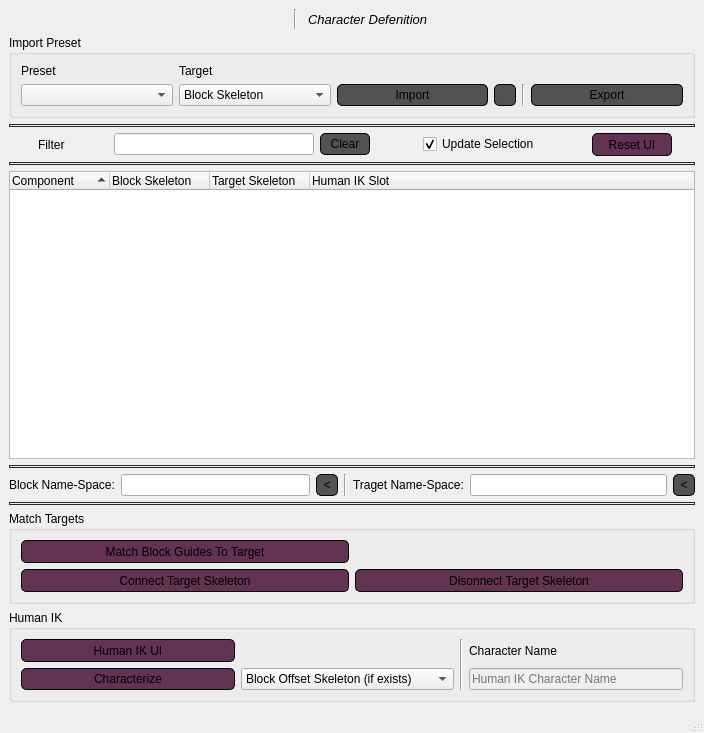
<?xml version="1.0" encoding="UTF-8"?>
<ui version="4.0">
 <class>mWindow</class>
 <widget class="QMainWindow" name="mWindow">
  <property name="geometry">
   <rect>
    <x>0</x>
    <y>0</y>
    <width>704</width>
    <height>733</height>
   </rect>
  </property>
  <property name="windowTitle">
   <string>MANSUR - Character Defenition</string>
  </property>
  <property name="locale">
   <locale language="English" country="UnitedStates"/>
  </property>
  <widget class="QWidget" name="centralwidget">
   <layout class="QVBoxLayout" name="verticalLayout_2">
    <item>
     <layout class="QVBoxLayout" name="verticalLayout_11">
      <item>
       <layout class="QHBoxLayout" name="horizontalLayout_7">
        <item>
         <spacer name="horizontalSpacer_8">
          <property name="orientation">
           <enum>Qt::Horizontal</enum>
          </property>
          <property name="sizeHint" stdset="0">
           <size>
            <width>40</width>
            <height>20</height>
           </size>
          </property>
         </spacer>
        </item>
        <item>
         <widget class="QLabel" name="iconLbl">
          <property name="text">
           <string/>
          </property>
          <property name="alignment">
           <set>Qt::AlignRight|Qt::AlignTrailing|Qt::AlignVCenter</set>
          </property>
         </widget>
        </item>
        <item>
         <spacer name="horizontalSpacer_7">
          <property name="orientation">
           <enum>Qt::Horizontal</enum>
          </property>
          <property name="sizeType">
           <enum>QSizePolicy::Fixed</enum>
          </property>
          <property name="sizeHint" stdset="0">
           <size>
            <width>5</width>
            <height>20</height>
           </size>
          </property>
         </spacer>
        </item>
        <item>
         <widget class="Line" name="line_2">
          <property name="orientation">
           <enum>Qt::Vertical</enum>
          </property>
         </widget>
        </item>
        <item>
         <spacer name="horizontalSpacer_6">
          <property name="orientation">
           <enum>Qt::Horizontal</enum>
          </property>
          <property name="sizeType">
           <enum>QSizePolicy::Fixed</enum>
          </property>
          <property name="sizeHint" stdset="0">
           <size>
            <width>5</width>
            <height>20</height>
           </size>
          </property>
         </spacer>
        </item>
        <item>
         <widget class="QLabel" name="label">
          <property name="font">
           <font>
            <pointsize>10</pointsize>
            <italic>true</italic>
           </font>
          </property>
          <property name="text">
           <string>Character Defenition</string>
          </property>
         </widget>
        </item>
        <item>
         <spacer name="horizontalSpacer_9">
          <property name="orientation">
           <enum>Qt::Horizontal</enum>
          </property>
          <property name="sizeHint" stdset="0">
           <size>
            <width>40</width>
            <height>20</height>
           </size>
          </property>
         </spacer>
        </item>
       </layout>
      </item>
      <item>
       <widget class="QGroupBox" name="groupBox_7">
        <property name="title">
         <string>Import Preset</string>
        </property>
        <layout class="QGridLayout" name="gridLayout_16">
         <item row="0" column="1">
          <widget class="QLabel" name="label_2">
           <property name="text">
            <string>Preset</string>
           </property>
          </widget>
         </item>
         <item row="1" column="1">
          <widget class="QComboBox" name="charDefPresets_cb">
           <property name="styleSheet">
            <string notr="true">QPushButton{
background-color:#535252;
border-style: solid;
border-color: black;
border-width: 1px;
border-radius: 5px;}
QPushButton:hover{background-color:#707070;}
QPushButton:pressed{background-color:#1d1d1d;}</string>
           </property>
          </widget>
         </item>
         <item row="0" column="3">
          <widget class="QLabel" name="label_3">
           <property name="text">
            <string>Target </string>
           </property>
          </widget>
         </item>
         <item row="1" column="3">
          <widget class="QComboBox" name="targetSkel_cb">
           <property name="styleSheet">
            <string notr="true">QPushButton{
background-color:#535252;
border-style: solid;
border-color: black;
border-width: 1px;
border-radius: 5px;}
QPushButton:hover{background-color:#707070;}
QPushButton:pressed{background-color:#1d1d1d;}</string>
           </property>
           <item>
            <property name="text">
             <string>Block Skeleton</string>
            </property>
           </item>
           <item>
            <property name="text">
             <string>Target Skeleton</string>
            </property>
           </item>
           <item>
            <property name="text">
             <string>HIK Slot</string>
            </property>
           </item>
          </widget>
         </item>
         <item row="1" column="4">
          <widget class="QPushButton" name="importPreset_btn">
           <property name="minimumSize">
            <size>
             <width>0</width>
             <height>22</height>
            </size>
           </property>
           <property name="styleSheet">
            <string notr="true">QPushButton{
background-color:#535252;
border-style: solid;
border-color: black;
border-width: 1px;
border-radius: 5px;}
QPushButton:hover{background-color:#707070;}
QPushButton:pressed{background-color:#1d1d1d;}</string>
           </property>
           <property name="text">
            <string>Import</string>
           </property>
          </widget>
         </item>
         <item row="1" column="7">
          <widget class="QPushButton" name="exportPreset_btn">
           <property name="minimumSize">
            <size>
             <width>0</width>
             <height>22</height>
            </size>
           </property>
           <property name="styleSheet">
            <string notr="true">QPushButton{
background-color:#535252;
border-style: solid;
border-color: black;
border-width: 1px;
border-radius: 5px;}
QPushButton:hover{background-color:#707070;}
QPushButton:pressed{background-color:#1d1d1d;}</string>
           </property>
           <property name="text">
            <string>Export</string>
           </property>
          </widget>
         </item>
         <item row="1" column="5">
          <widget class="QPushButton" name="importFromFile_btn">
           <property name="minimumSize">
            <size>
             <width>22</width>
             <height>22</height>
            </size>
           </property>
           <property name="maximumSize">
            <size>
             <width>22</width>
             <height>22</height>
            </size>
           </property>
           <property name="styleSheet">
            <string notr="true">QPushButton{
background-color:#535252;
border-style: solid;
border-color: black;
border-width: 1px;
border-radius: 5px;}
QPushButton:hover{background-color:#707070;}
QPushButton:pressed{background-color:#1d1d1d;}</string>
           </property>
           <property name="text">
            <string/>
           </property>
          </widget>
         </item>
         <item row="1" column="6">
          <widget class="Line" name="line_7">
           <property name="orientation">
            <enum>Qt::Vertical</enum>
           </property>
          </widget>
         </item>
        </layout>
       </widget>
      </item>
      <item>
       <widget class="Line" name="line">
        <property name="styleSheet">
         <string notr="true">border: 1px ; 
padding: 0px 0px 0px 0px;
border-style: solid;
border-color: #292929;
border-radius: 4px;</string>
        </property>
        <property name="orientation">
         <enum>Qt::Horizontal</enum>
        </property>
       </widget>
      </item>
      <item>
       <layout class="QHBoxLayout" name="horizontalLayout_5">
        <item>
         <widget class="QLabel" name="filterIcon_lbl">
          <property name="minimumSize">
           <size>
            <width>23</width>
            <height>23</height>
           </size>
          </property>
          <property name="maximumSize">
           <size>
            <width>23</width>
            <height>23</height>
           </size>
          </property>
          <property name="text">
           <string/>
          </property>
         </widget>
        </item>
        <item>
         <widget class="QLabel" name="label_6">
          <property name="minimumSize">
           <size>
            <width>70</width>
            <height>0</height>
           </size>
          </property>
          <property name="maximumSize">
           <size>
            <width>70</width>
            <height>16777215</height>
           </size>
          </property>
          <property name="text">
           <string>Filter</string>
          </property>
         </widget>
        </item>
        <item>
         <widget class="QLineEdit" name="search_le">
          <property name="minimumSize">
           <size>
            <width>200</width>
            <height>0</height>
           </size>
          </property>
         </widget>
        </item>
        <item>
         <widget class="QPushButton" name="searchClear_btn">
          <property name="minimumSize">
           <size>
            <width>50</width>
            <height>22</height>
           </size>
          </property>
          <property name="styleSheet">
           <string notr="true">QPushButton{
background-color:#535252;
border-style: solid;
border-color: black;
border-width: 1px;
border-radius: 5px;}
QPushButton:hover{background-color:#707070;}
QPushButton:pressed{background-color:#1d1d1d;}</string>
          </property>
          <property name="text">
           <string>Clear</string>
          </property>
         </widget>
        </item>
        <item>
         <spacer name="horizontalSpacer">
          <property name="orientation">
           <enum>Qt::Horizontal</enum>
          </property>
          <property name="sizeType">
           <enum>QSizePolicy::Expanding</enum>
          </property>
          <property name="sizeHint" stdset="0">
           <size>
            <width>40</width>
            <height>20</height>
           </size>
          </property>
         </spacer>
        </item>
        <item>
         <widget class="QCheckBox" name="updateSelection_cbx">
          <property name="text">
           <string>Update Selection</string>
          </property>
          <property name="checked">
           <bool>true</bool>
          </property>
         </widget>
        </item>
        <item>
         <spacer name="horizontalSpacer_3">
          <property name="orientation">
           <enum>Qt::Horizontal</enum>
          </property>
          <property name="sizeType">
           <enum>QSizePolicy::Expanding</enum>
          </property>
          <property name="sizeHint" stdset="0">
           <size>
            <width>40</width>
            <height>20</height>
           </size>
          </property>
         </spacer>
        </item>
        <item>
         <widget class="QPushButton" name="resetView_btn">
          <property name="minimumSize">
           <size>
            <width>80</width>
            <height>23</height>
           </size>
          </property>
          <property name="styleSheet">
           <string notr="true">QPushButton{
background-color:#643252;
border-style: solid;
border-color: black;
border-width: 1px;
border-radius: 5px;}
QPushButton:hover{background-color:#ab537f;}
QPushButton:pressed{background-color:#5b2e4b;}</string>
          </property>
          <property name="text">
           <string>Reset UI</string>
          </property>
         </widget>
        </item>
        <item>
         <spacer name="horizontalSpacer_2">
          <property name="orientation">
           <enum>Qt::Horizontal</enum>
          </property>
          <property name="sizeType">
           <enum>QSizePolicy::Fixed</enum>
          </property>
          <property name="sizeHint" stdset="0">
           <size>
            <width>23</width>
            <height>20</height>
           </size>
          </property>
         </spacer>
        </item>
       </layout>
      </item>
      <item>
       <widget class="Line" name="line_6">
        <property name="styleSheet">
         <string notr="true">border: 1px ; 
padding: 0px 0px 0px 0px;
border-style: solid;
border-color: #292929;
border-radius: 4px;</string>
        </property>
        <property name="orientation">
         <enum>Qt::Horizontal</enum>
        </property>
       </widget>
      </item>
      <item>
       <layout class="QGridLayout" name="gridLayout">
        <property name="sizeConstraint">
         <enum>QLayout::SetDefaultConstraint</enum>
        </property>
        <item row="2" column="2">
         <layout class="QHBoxLayout" name="horizontalLayout_2">
          <item>
           <widget class="QLineEdit" name="blockNameSpace_le"/>
          </item>
          <item>
           <widget class="QPushButton" name="loadSelectedBlockNS_btn">
            <property name="minimumSize">
             <size>
              <width>22</width>
              <height>22</height>
             </size>
            </property>
            <property name="maximumSize">
             <size>
              <width>22</width>
              <height>22</height>
             </size>
            </property>
            <property name="styleSheet">
             <string notr="true">QPushButton{
background-color:#535252;
border-style: solid;
border-color: black;
border-width: 1px;
border-radius: 5px;}
QPushButton:hover{background-color:#707070;}
QPushButton:pressed{background-color:#1d1d1d;}</string>
            </property>
            <property name="text">
             <string>&lt;</string>
            </property>
           </widget>
          </item>
          <item>
           <widget class="Line" name="line_5">
            <property name="orientation">
             <enum>Qt::Vertical</enum>
            </property>
           </widget>
          </item>
         </layout>
        </item>
        <item row="1" column="1" colspan="4">
         <widget class="Line" name="line_4">
          <property name="styleSheet">
           <string notr="true">border: 1px ; 
padding: 0px 0px 0px 0px;
border-style: solid;
border-color: #292929;
border-radius: 4px;</string>
          </property>
          <property name="orientation">
           <enum>Qt::Horizontal</enum>
          </property>
         </widget>
        </item>
        <item row="2" column="3">
         <widget class="QLabel" name="label_5">
          <property name="text">
           <string>Traget Name-Space:</string>
          </property>
         </widget>
        </item>
        <item row="3" column="1" colspan="4">
         <widget class="Line" name="line_3">
          <property name="styleSheet">
           <string notr="true">border: 1px ; 
padding: 0px 0px 0px 0px;
border-style: solid;
border-color: #292929;
border-radius: 4px;</string>
          </property>
          <property name="orientation">
           <enum>Qt::Horizontal</enum>
          </property>
         </widget>
        </item>
        <item row="2" column="1">
         <widget class="QLabel" name="label_4">
          <property name="text">
           <string>Block Name-Space:</string>
          </property>
         </widget>
        </item>
        <item row="2" column="4">
         <layout class="QHBoxLayout" name="horizontalLayout_4">
          <item>
           <widget class="QLineEdit" name="targetNameSpace_le"/>
          </item>
          <item>
           <widget class="QPushButton" name="loadSelectedTargetNS_btn">
            <property name="minimumSize">
             <size>
              <width>22</width>
              <height>22</height>
             </size>
            </property>
            <property name="maximumSize">
             <size>
              <width>22</width>
              <height>22</height>
             </size>
            </property>
            <property name="styleSheet">
             <string notr="true">QPushButton{
background-color:#535252;
border-style: solid;
border-color: black;
border-width: 1px;
border-radius: 5px;}
QPushButton:hover{background-color:#707070;}
QPushButton:pressed{background-color:#1d1d1d;}</string>
            </property>
            <property name="text">
             <string>&lt;</string>
            </property>
           </widget>
          </item>
         </layout>
        </item>
        <item row="0" column="1" colspan="4">
         <widget class="QTreeWidget" name="charDef_trv">
          <property name="enabled">
           <bool>true</bool>
          </property>
          <property name="editTriggers">
           <set>QAbstractItemView::DoubleClicked</set>
          </property>
          <property name="alternatingRowColors">
           <bool>true</bool>
          </property>
          <property name="indentation">
           <number>0</number>
          </property>
          <property name="sortingEnabled">
           <bool>true</bool>
          </property>
          <column>
           <property name="text">
            <string>Component</string>
           </property>
          </column>
          <column>
           <property name="text">
            <string>Block Skeleton</string>
           </property>
          </column>
          <column>
           <property name="text">
            <string>Target Skeleton</string>
           </property>
          </column>
          <column>
           <property name="text">
            <string>Human IK Slot</string>
           </property>
          </column>
         </widget>
        </item>
       </layout>
      </item>
     </layout>
    </item>
    <item>
     <widget class="QGroupBox" name="groupBox">
      <property name="title">
       <string>Match Targets</string>
      </property>
      <layout class="QGridLayout" name="gridLayout_2">
       <item row="1" column="0">
        <widget class="QPushButton" name="connectTargetSkel_btn">
         <property name="minimumSize">
          <size>
           <width>0</width>
           <height>23</height>
          </size>
         </property>
         <property name="styleSheet">
          <string notr="true">QPushButton{
background-color:#643252;
border-style: solid;
border-color: black;
border-width: 1px;
border-radius: 5px;}
QPushButton:hover{background-color:#ab537f;}
QPushButton:pressed{background-color:#5b2e4b;}</string>
         </property>
         <property name="text">
          <string>Connect Target Skeleton</string>
         </property>
        </widget>
       </item>
       <item row="0" column="0">
        <widget class="QPushButton" name="matchGuidesToTarget_btn">
         <property name="minimumSize">
          <size>
           <width>0</width>
           <height>23</height>
          </size>
         </property>
         <property name="styleSheet">
          <string notr="true">QPushButton{
background-color:#643252;
border-style: solid;
border-color: black;
border-width: 1px;
border-radius: 5px;}
QPushButton:hover{background-color:#ab537f;}
QPushButton:pressed{background-color:#5b2e4b;}</string>
         </property>
         <property name="text">
          <string>Match Block Guides To Target</string>
         </property>
        </widget>
       </item>
       <item row="1" column="1">
        <widget class="QPushButton" name="disconnectTargetSkel_btn">
         <property name="minimumSize">
          <size>
           <width>0</width>
           <height>23</height>
          </size>
         </property>
         <property name="styleSheet">
          <string notr="true">QPushButton{
background-color:#643252;
border-style: solid;
border-color: black;
border-width: 1px;
border-radius: 5px;}
QPushButton:hover{background-color:#ab537f;}
QPushButton:pressed{background-color:#5b2e4b;}</string>
         </property>
         <property name="text">
          <string>Disonnect Target Skeleton</string>
         </property>
        </widget>
       </item>
      </layout>
     </widget>
    </item>
    <item>
     <widget class="QGroupBox" name="groupBox_2">
      <property name="title">
       <string>Human IK</string>
      </property>
      <layout class="QGridLayout" name="gridLayout_3">
       <item row="0" column="4">
        <widget class="QLabel" name="label_7">
         <property name="text">
          <string>Character Name</string>
         </property>
        </widget>
       </item>
       <item row="1" column="4">
        <widget class="QLineEdit" name="charName_le">
         <property name="enabled">
          <bool>false</bool>
         </property>
         <property name="placeholderText">
          <string>Human IK Character Name</string>
         </property>
        </widget>
       </item>
       <item row="1" column="1">
        <widget class="QPushButton" name="humanIKCharacterize_btn">
         <property name="sizePolicy">
          <sizepolicy hsizetype="Expanding" vsizetype="Fixed">
           <horstretch>0</horstretch>
           <verstretch>0</verstretch>
          </sizepolicy>
         </property>
         <property name="minimumSize">
          <size>
           <width>0</width>
           <height>22</height>
          </size>
         </property>
         <property name="styleSheet">
          <string notr="true">QPushButton{
background-color:#643252;
border-style: solid;
border-color: black;
border-width: 1px;
border-radius: 5px;}
QPushButton:hover{background-color:#ab537f;}
QPushButton:pressed{background-color:#5b2e4b;}</string>
         </property>
         <property name="text">
          <string>Characterize</string>
         </property>
        </widget>
       </item>
       <item row="1" column="2">
        <widget class="QComboBox" name="characterizeMode_cb">
         <property name="sizePolicy">
          <sizepolicy hsizetype="Expanding" vsizetype="Fixed">
           <horstretch>0</horstretch>
           <verstretch>0</verstretch>
          </sizepolicy>
         </property>
         <property name="styleSheet">
          <string notr="true">QPushButton{
background-color:#535252;
border-style: solid;
border-color: black;
border-width: 1px;
border-radius: 5px;}
QPushButton:hover{background-color:#707070;}
QPushButton:pressed{background-color:#1d1d1d;}</string>
         </property>
         <item>
          <property name="text">
           <string>Block Offset Skeleton (if exists)</string>
          </property>
         </item>
         <item>
          <property name="text">
           <string>Target Skeleton</string>
          </property>
         </item>
        </widget>
       </item>
       <item row="0" column="1">
        <widget class="QPushButton" name="humanIKUI_btn">
         <property name="minimumSize">
          <size>
           <width>0</width>
           <height>23</height>
          </size>
         </property>
         <property name="styleSheet">
          <string notr="true">QPushButton{
background-color:#643252;
border-style: solid;
border-color: black;
border-width: 1px;
border-radius: 5px;}
QPushButton:hover{background-color:#ab537f;}
QPushButton:pressed{background-color:#5b2e4b;}</string>
         </property>
         <property name="text">
          <string>Human IK UI</string>
         </property>
        </widget>
       </item>
       <item row="0" column="3" rowspan="2">
        <widget class="Line" name="line_8">
         <property name="orientation">
          <enum>Qt::Vertical</enum>
         </property>
        </widget>
       </item>
      </layout>
     </widget>
    </item>
   </layout>
  </widget>
  <widget class="QMenuBar" name="menubar">
   <property name="geometry">
    <rect>
     <x>0</x>
     <y>0</y>
     <width>704</width>
     <height>21</height>
    </rect>
   </property>
  </widget>
  <widget class="QStatusBar" name="statusbar"/>
  <action name="actionImport_prefrences">
   <property name="text">
    <string>import prefrences</string>
   </property>
  </action>
  <action name="actionExpoer_prefrences">
   <property name="text">
    <string>expoer prefrences</string>
   </property>
  </action>
 </widget>
 <resources/>
 <connections/>
</ui>
